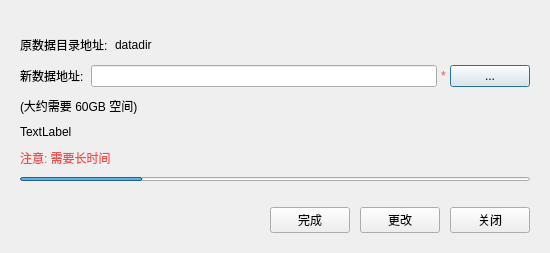
<?xml version="1.0" encoding="UTF-8"?>
<ui version="4.0">
 <class>ChangeDirDialog</class>
 <widget class="QDialog" name="ChangeDirDialog">
  <property name="geometry">
   <rect>
    <x>0</x>
    <y>0</y>
    <width>550</width>
    <height>253</height>
   </rect>
  </property>
  <property name="windowTitle">
   <string>Dialog</string>
  </property>
  <layout class="QVBoxLayout" name="verticalLayout_2">
   <property name="spacing">
    <number>0</number>
   </property>
   <property name="leftMargin">
    <number>0</number>
   </property>
   <property name="topMargin">
    <number>0</number>
   </property>
   <property name="rightMargin">
    <number>0</number>
   </property>
   <property name="bottomMargin">
    <number>0</number>
   </property>
   <item>
    <widget class="QWidget" name="Widget_bk_small" native="true">
     <layout class="QVBoxLayout" name="verticalLayout_bk_small">
      <property name="spacing">
       <number>10</number>
      </property>
      <property name="leftMargin">
       <number>20</number>
      </property>
      <property name="topMargin">
       <number>20</number>
      </property>
      <property name="rightMargin">
       <number>20</number>
      </property>
      <property name="bottomMargin">
       <number>20</number>
      </property>
      <item>
       <spacer name="verticalSpacer">
        <property name="orientation">
         <enum>Qt::Vertical</enum>
        </property>
        <property name="sizeHint" stdset="0">
         <size>
          <width>20</width>
          <height>40</height>
         </size>
        </property>
       </spacer>
      </item>
      <item>
       <layout class="QHBoxLayout" name="horizontalLayout">
        <property name="spacing">
         <number>4</number>
        </property>
        <item>
         <widget class="QLabel" name="label_2">
          <property name="text">
           <string>原数据目录地址: </string>
          </property>
         </widget>
        </item>
        <item>
         <widget class="QLabel" name="labelDatadir">
          <property name="text">
           <string>datadir</string>
          </property>
         </widget>
        </item>
        <item>
         <spacer name="horizontalSpacer">
          <property name="orientation">
           <enum>Qt::Horizontal</enum>
          </property>
          <property name="sizeHint" stdset="0">
           <size>
            <width>40</width>
            <height>20</height>
           </size>
          </property>
         </spacer>
        </item>
       </layout>
      </item>
      <item>
       <layout class="QHBoxLayout" name="horizontalLayout_2">
        <property name="spacing">
         <number>4</number>
        </property>
        <item>
         <widget class="QLabel" name="label_3">
          <property name="text">
           <string>新数据地址: </string>
          </property>
         </widget>
        </item>
        <item>
         <widget class="QLineEdit" name="EditNewDataDir"/>
        </item>
        <item>
         <widget class="QLabel" name="label">
          <property name="styleSheet">
           <string notr="true">QLabel { color: #ec5151; }</string>
          </property>
          <property name="text">
           <string>*</string>
          </property>
         </widget>
        </item>
        <item>
         <widget class="QPushButton" name="ellipsisButton">
          <property name="text">
           <string>...</string>
          </property>
         </widget>
        </item>
       </layout>
      </item>
      <item>
       <layout class="QVBoxLayout" name="verticalLayout">
        <property name="spacing">
         <number>10</number>
        </property>
        <item>
         <widget class="QLabel" name="labelFreeSpace">
          <property name="text">
           <string>(大约需要 60GB 空间)</string>
          </property>
         </widget>
        </item>
        <item>
         <widget class="QLabel" name="errorMessage">
          <property name="text">
           <string>TextLabel</string>
          </property>
         </widget>
        </item>
        <item>
         <widget class="QLabel" name="labelAttention">
          <property name="styleSheet">
           <string notr="true">QLabel { color: #ec5151; }</string>
          </property>
          <property name="text">
           <string>注意: 需要长时间</string>
          </property>
         </widget>
        </item>
        <item>
         <widget class="QProgressBar" name="progressBar">
          <property name="minimumSize">
           <size>
            <width>0</width>
            <height>4</height>
           </size>
          </property>
          <property name="maximumSize">
           <size>
            <width>16777215</width>
            <height>4</height>
           </size>
          </property>
          <property name="value">
           <number>24</number>
          </property>
          <property name="format">
           <string/>
          </property>
         </widget>
        </item>
       </layout>
      </item>
      <item>
       <spacer name="verticalSpacer_2">
        <property name="orientation">
         <enum>Qt::Vertical</enum>
        </property>
        <property name="sizeHint" stdset="0">
         <size>
          <width>20</width>
          <height>40</height>
         </size>
        </property>
       </spacer>
      </item>
      <item>
       <layout class="QHBoxLayout" name="horizontalLayout_3">
        <item>
         <spacer name="horizontalSpacer_2">
          <property name="orientation">
           <enum>Qt::Horizontal</enum>
          </property>
          <property name="sizeHint" stdset="0">
           <size>
            <width>40</width>
            <height>20</height>
           </size>
          </property>
         </spacer>
        </item>
        <item>
         <widget class="QPushButton" name="pushButton_Finish">
          <property name="text">
           <string>完成</string>
          </property>
         </widget>
        </item>
        <item>
         <widget class="QPushButton" name="pushButton_Change">
          <property name="text">
           <string>更改</string>
          </property>
         </widget>
        </item>
        <item>
         <widget class="QPushButton" name="pushButton_Cancel">
          <property name="text">
           <string>关闭</string>
          </property>
         </widget>
        </item>
       </layout>
      </item>
     </layout>
    </widget>
   </item>
  </layout>
 </widget>
 <resources/>
 <connections>
  <connection>
   <sender>pushButton_Change</sender>
   <signal>clicked()</signal>
   <receiver>ChangeDirDialog</receiver>
   <slot>accept()</slot>
   <hints>
    <hint type="sourcelabel">
     <x>464</x>
     <y>249</y>
    </hint>
    <hint type="destinationlabel">
     <x>427</x>
     <y>205</y>
    </hint>
   </hints>
  </connection>
  <connection>
   <sender>pushButton_Cancel</sender>
   <signal>clicked()</signal>
   <receiver>ChangeDirDialog</receiver>
   <slot>reject()</slot>
   <hints>
    <hint type="sourcelabel">
     <x>555</x>
     <y>244</y>
    </hint>
    <hint type="destinationlabel">
     <x>577</x>
     <y>204</y>
    </hint>
   </hints>
  </connection>
 </connections>
</ui>
